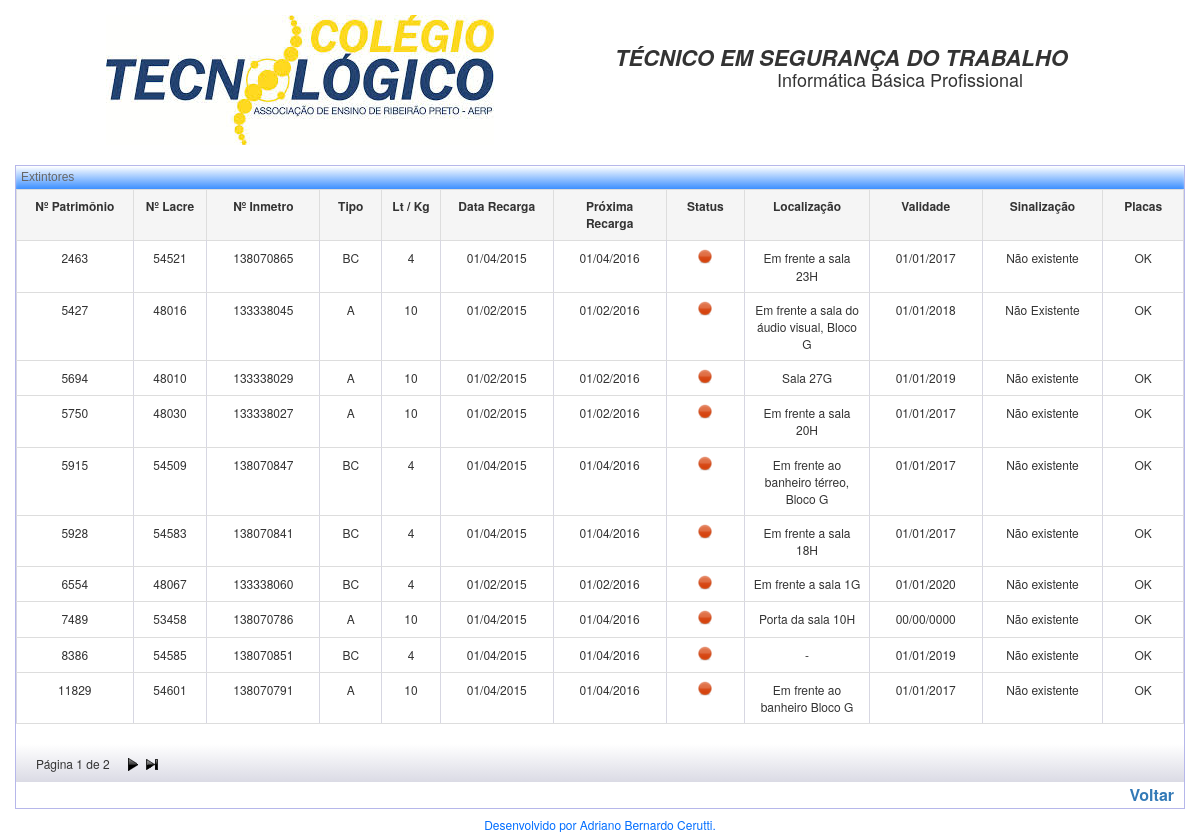
The app's page /home.php with its own data.
### tables this page shows
CREATE TABLE IF NOT EXISTS `requisitos` (
`id` int(11) NOT NULL,
  `patrimonio` varchar(50) NOT NULL,
  `lacre` varchar(50) NOT NULL,
  `inmetro` varchar(50) NOT NULL,
  `tipo` varchar(50) NOT NULL,
  `lt_kg` varchar(50) NOT NULL,
  `data_recarga` date NOT NULL,
  `prox_recarga` date NOT NULL,
  `localizacao` varchar(255) DEFAULT NULL,
  `validade_extintor` date NOT NULL,
  `sinalizacao` varchar(50) NOT NULL,
  `placas` varchar(50) NOT NULL
);

### home.php (the view, shortened to what this page needs)
<?php include("include/header.php");?>
	<div class="col-md-12">
		<section>
			<div class="titulo">
				<h3>Extintores</h3>
			</div>
			<div  class="table-responsive">
				<div class="corpo-resultados-home">
					<table class="table table-bordered">
						<tr>
							<th class="active">Nº Patrimônio</th>
							<th class="active">Nº Lacre</th>
							<th class="active">Nº Inmetro</th>
							<th class="active">Tipo</th>
							<th class="active">Lt / Kg</th>
							<th class="active">Data Recarga</th>
							<th class="active">Próxima Recarga</th>
							<th class="active">Status</th>
							<th class="active">Localização</th>
							<th class="active">Validade</th>
							<th class="active">Sinalização</th>
							<th class="active">Placas</th>
						</tr>
							<tr>
							<?php
								include("include/conexao.php");
								$pagina = isset($_GET["pagina"]) ? $_GET["pagina"] : "1";
								$limite = 10;
								$inicio = ($pagina-1) * $limite;
								$sqlPaginacao = mysqli_query($con,"SELECT * FROM requisitos");
								$paginas = intval((mysqli_num_rows($sqlPaginacao)-1) / $limite);
								$sql = mysqli_query($con,"SELECT * FROM requisitos ORDER BY id ASC limit $inicio, $limite");
								$total = mysqli_num_rows($sql);
								if ($total > 0) {
									while ($dados = mysqli_fetch_array($sql)) {
										$patrimonio		= $dados["patrimonio"];
										$lacre 				= $dados["lacre"];
										$inmetro 			= $dados["inmetro"];
										$tipo 				= $dados["tipo"];
										$lt_kg 				= $dados["lt_kg"];
										$data_recarga 		= $dados["data_recarga"];
										$prox_recarga 		= $dados["prox_recarga"];
										$localizacao 		= $dados["localizacao"];
										$validade_extintor 	= $dados["validade_extintor"];
										$sinalizacao 		= $dados["sinalizacao"];
										$placas 			= $dados["placas"];
										$date = $prox_recarga;
										$timestamp1 = strtotime($date);
										$timestamp2 = strtotime('-1 month', $timestamp1);
										$conta_dias = date("Y-m-d", $timestamp2);
										$hoje = date("Y-m-d");
										$data_recarga = implode("/",array_reverse(explode("-",$data_recarga)));
										$prox_recarga = implode("/",array_reverse(explode("-",$prox_recarga)));
										$validade_extintor = implode("/",array_reverse(explode("-",$validade_extintor)));
							?>
										<tr>
											<td><?php echo $patrimonio; ?></td>
											<td><?php echo $lacre; ?></td>
											<td><?php echo $inmetro; ?></td>
											<td><?php echo $tipo; ?></td>
											<td><?php echo $lt_kg; ?></td>
											<td><?php echo $data_recarga; ?></td>
											<td><?php echo $prox_recarga; ?></td>
											<td>
												<?php
													switch ($conta_dias) {
														case $hoje > $conta_dias:
															echo "<img src='imgs/red.png' alt='VENCIDO' title='VENCIDO'>";
														break;
													}
												?>
											</td>
											<td><?php echo $localizacao; ?></td>
											<td><?php echo $validade_extintor; ?></td>
											<td><?php echo $sinalizacao; ?></td>
											<td><?php echo $placas; ?></td>
										</tr>
							<?php
									}
								} else {
									echo "<tr>
											<td>Nenhum registro encontrado.</td>
											<td>--------</td>
										</tr>";
								}
							?>
						</tr>
					</table>
				</div>
			</div>
			<div class="paginacao">
				<?php
					echo '<div class="primeira">';
					echo '</div>';
				?>
				<div class="num-paginas">
					<?php
						if($pagina == 1) {
					?>
							Página <?php echo $pagina;?> de <?php echo $paginas+1;?>
					<?php
						}else {
					?>
							Página <?php echo $pagina;?> de <?php echo $paginas+1;?>
					<?php
						}
					?>
				</div>
				<?php
					echo '<div class="proxima">';
						if (($pagina-1) < $paginas) {
							    $proxima = $pagina + 1;
							    echo '<a href="?pagina='.$proxima.'"><img src="imgs/next.png" alt=""></a>';
							    $ultima = $paginas + 1;
							    echo '&nbsp;<a href="?pagina='.$ultima.'"><img src="imgs/last.png" alt=""></a>';
							}
					echo '</div>';
				?>
			</div>
			<span style="float: right; font-weight: bold; margin: 5px 10px 5px 0;"><a href="index.php">Voltar</a></span>
		</section>
	</div>
<?php include("include/footer.php");?>

### include/header.php (shortened to what this page needs)
<!DOCTYPE html>
<html lang="pt-br">
<head>
	<link rel="stylesheet" href="bootstrap/css/bootstrap.css">
	<link rel="stylesheet" href="css/style.css">
</head>
<body>
	<div class="container-fluid">
		<div class="row">
			<header id="header">
				<div class="col-md-6">
					<div id="logo">
						<img src="imgs/logo.jpg" alt="Colégio Tecnológico Unaerp" class="img-responsive">
					</div>
				</div>
				<div class="col-md-6">
					<div id="txtheader">
						<h1>Técnico em Segurança do Trabalho</h1>
						<p>Informática Básica Profissional</p>
					</div>
				</div>
			</header>
		</div>
	</div>

### include/footer.php (shortened to what this page needs)
	<footer>
		<p><a href="" target="_blank">Desenvolvido por Adriano Bernardo Cerutti.</a></p>
	</footer>
</body>
</html>

### css/style.css (style rules this page uses)
html,body,div,span,object,iframe,h1,h2,h3,h4,h5,h6,p,blockquote,pre,abbr,address,cite,code,del,dfn,em,img,ins,kbd,q,samp,small,strong,sub,sup,var,b,i,dl,dt,dd,ol,ul,li,fieldset,form,label,legend,table,caption,tbody,tfoot,thead,tr,th,td,article,aside,canvas,details,figcaption,figure,footer,header,hgroup,menu,nav,section,summary,time,mark,audio,video { margin:0;padding:0;border:0;outline:0;font-size:100%;vertical-align:baseline;background:transparent }
body { line-height:1 }
article,aside,details,figcaption,figure,footer,header,hgroup,menu,nav,section { display:block }
a { margin:0;padding:0;font-size:100%;vertical-align:baseline;background:transparent }
table { border-collapse:collapse;border-spacing:0 }
header div#logo { margin: 15px 0 0 0; }
header div#logo img { display: block; margin: 0 auto; }
header div#txtheader { margin: 45px 0 0 0; }
header div#txtheader h1 { font-size: 22px; font-style: italic; font-weight: bold; text-transform: uppercase; }
header div#txtheader p { font-size: 18px; line-height: 120%; text-align: center; }
.titulo, .controle-menu, #breadcrumb { box-shadow: inset 0 2px 3px 0 rgba(255,255,255,.3); font-family: Arial, Helvetica, sans-serif; padding: 5px 5px; }
.titulo { background-image: linear-gradient(to bottom, #FFFFFF, #026EFF 130%); color: #666; font-size: 12px; font-weight: bold; }
section { border: 1px solid #B6B7EA; float: left; margin-top: 20px; margin-bottom: 5px; width: 100%; }
section div.corpo-resultados-home table { font-size: 12px; }
section div.corpo-resultados-home th { text-align: center; }
section div.corpo-resultados-home tr { line-height: 30px; }
section div.corpo-resultados-home td { border-left: 1px solid #D7D7E2; border-right: 1px solid #D7D7E2; }
section div.corpo-resultados-home td { text-align: center; width: 40px; }
section div.paginacao { background-image: linear-gradient(to bottom, #FFFFFF, #D7D7E2 110%); font-size: 12px; line-height: 30px; overflow: hidden; }
section div.paginacao div.primeira, section div.paginacao div.anterior, section div.paginacao div.num-paginas, section div.paginacao div.proxima, section div.paginacao div.ultima { float: left; }
section div.paginacao div.primeira, section div.paginacao div.anterior, section div.paginacao div.proxima, section div.paginacao div.ultima { padding: 8px 5px 0 10px; }
section div.paginacao div.num-paginas { padding: 5px 5px 0 5px; }
footer { clear: both; padding-top: 5px; }
footer p { color: #026EFF; font-size: 12px; text-align: center; }
footer p a { color: #026EFF; text-decoration: none; }

### records on screen
requisitos: patrimonio "2463", lacre "54521", inmetro "138070865", tipo "BC", lt_kg "4", data_recarga "01/04/2015", prox_recarga "01/04/2016", localizacao "Em frente a sala 23H", validade_extintor "01/01/2017", sinalizacao "Não existente", placas "OK"
requisitos: patrimonio "5427", lacre "48016", inmetro "133338045", tipo "A", lt_kg "10", data_recarga "01/02/2015", prox_recarga "01/02/2016", localizacao "Em frente a sala do áudio visual, Bloco G", validade_extintor "01/01/2018", sinalizacao "Não Existente", placas "OK"
requisitos: patrimonio "5694", lacre "48010", inmetro "133338029", tipo "A", lt_kg "10", data_recarga "01/02/2015", prox_recarga "01/02/2016", localizacao "Sala 27G", validade_extintor "01/01/2019", sinalizacao "Não existente", placas "OK"
requisitos: patrimonio "5750", lacre "48030", inmetro "133338027", tipo "A", lt_kg "10", data_recarga "01/02/2015", prox_recarga "01/02/2016", localizacao "Em frente a sala 20H", validade_extintor "01/01/2017", sinalizacao "Não existente", placas "OK"
requisitos: patrimonio "5915", lacre "54509", inmetro "138070847", tipo "BC", lt_kg "4", data_recarga "01/04/2015", prox_recarga "01/04/2016", localizacao "Em frente ao banheiro térreo, Bloco G", validade_extintor "01/01/2017", sinalizacao "Não existente", placas "OK"
requisitos: patrimonio "5928", lacre "54583", inmetro "138070841", tipo "BC", lt_kg "4", data_recarga "01/04/2015", prox_recarga "01/04/2016", localizacao "Em frente a sala 18H", validade_extintor "01/01/2017", sinalizacao "Não existente", placas "OK"
requisitos: patrimonio "6554", lacre "48067", inmetro "133338060", tipo "BC", lt_kg "4", data_recarga "01/02/2015", prox_recarga "01/02/2016", localizacao "Em frente a sala 1G", validade_extintor "01/01/2020", sinalizacao "Não existente", placas "OK"
requisitos: patrimonio "7489", lacre "53458", inmetro "138070786", tipo "A", lt_kg "10", data_recarga "01/04/2015", prox_recarga "01/04/2016", localizacao "Porta da sala 10H", validade_extintor "00/00/0000", sinalizacao "Não existente", placas "OK"
requisitos: patrimonio "8386", lacre "54585", inmetro "138070851", tipo "BC", lt_kg "4", data_recarga "01/04/2015", prox_recarga "01/04/2016", localizacao "-", validade_extintor "01/01/2019", sinalizacao "Não existente", placas "OK"
requisitos: patrimonio "11829", lacre "54601", inmetro "138070791", tipo "A", lt_kg "10", data_recarga "01/04/2015", prox_recarga "01/04/2016", localizacao "Em frente ao banheiro Bloco G", validade_extintor "01/01/2017", sinalizacao "Não existente", placas "OK"

### other values on screen
$pagina "1"
$paginas+1 "2"
